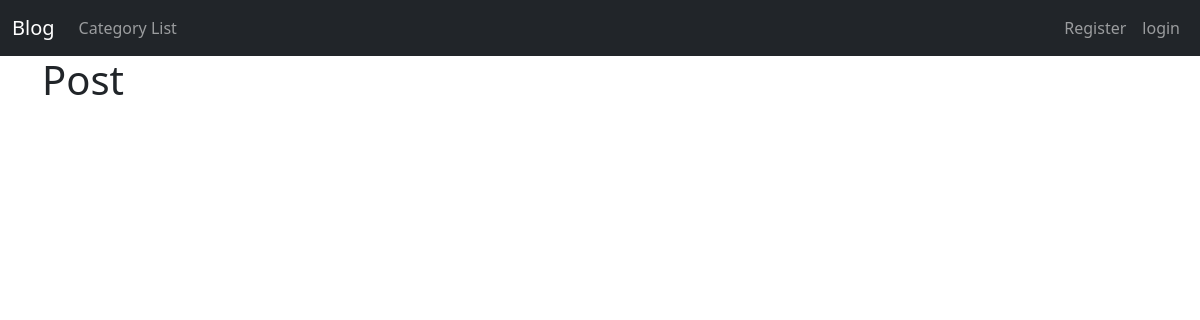
/, run on an earlier commit of the app's database.
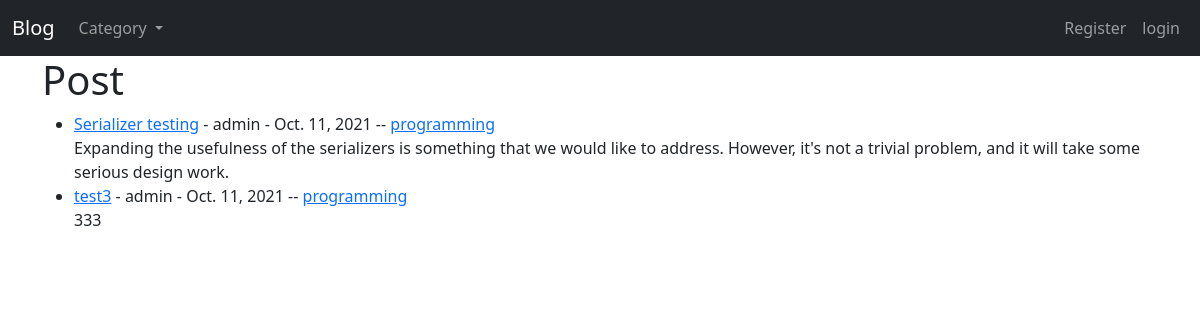
And on a later commit of the database.
### myblog/models.py (models this page shows, shortened)
class Post(models.Model):
    title = models.CharField(max_length=255)
    header_image = models.ImageField(null=True, blank=True, upload_to='images/')
    title_tag = models.CharField(max_length=255, default='blogpost')
    author = models.ForeignKey(User, on_delete=models.CASCADE)
    body = RichTextField(blank=True, null=True)
    post_date = models.DateField(auto_now_add=True)
    category = models.CharField(max_length=250, default='uncategorized')
    snippet = models.CharField(max_length=250)
    likes = models.ManyToManyField(User, related_name='blog_post')

### myblog/views.py (the view)
# urls.py: path('', HomeView.as_view(), name='home'),
class HomeView(ListView):
    model = Post
    template_name = 'myblog/home.html'
    ordering = ['-post_date']
    def get_context_data(self, *args, **kwargs):
        cat_menu = Category.objects.all()
        context = super(HomeView, self).get_context_data(*args, **kwargs)
        context['cat_menu'] = cat_menu
        return context

### myblog/models.py (called while the page is built)
    def __str__(self):
        return self.name

### myblog/templates/myblog/home.html (shortened to what this page needs)
{% extends 'myblog/base.html' %}
  {% block content%}
  <h1>Post</h1>
<ul>
{% for post in object_list %}
    <li> <a href="{% url 'detail' post.pk %}">{{post.title}}</a> - {{post.author}} - {{post.post_date}} --
        <a href="{% url 'category' post.category|slugify%}">{{post.category}}</a> <br>
        {{post.snippet}}
   </li>
{% endfor %}
    </ul>
  {% endblock content%}

### myblog/templates/myblog/base.html (shortened to what this page needs)
<!doctype html>
<html lang="en">
  <head>
    <link href="https://cdn.jsdelivr.net/npm/bootstrap@5.0.2/dist/css/bootstrap.min.css" rel="stylesheet">
  </head>
  <body>
<nav class="navbar navbar-expand-lg navbar-dark bg-dark">
  <div class="container-fluid">
    <a class="navbar-brand" href="{% url 'home'%}">Blog</a>
    <div class="collapse navbar-collapse" id="navbarSupportedContent">
      <ul class="navbar-nav me-auto">
        {% if cat_menu%}
      <li class="nav-item dropdown">
          <a class="nav-link dropdown-toggle" href="#" id="navbarDropdown" role="button" data-bs-toggle="dropdown" aria-expanded="false">
            Category
          </a>
        </li>
          {%else%}
           <li class="nav-item">
          <a class="nav-link" href="{% url 'category_list'%}">Category List</a>
        </li>
{% endif %}
      </ul>
<ul class="navbar-nav ml-auto ">
     {% if user.is_authenticated %}
     <li class="nav-item dropdown">
          <a class="nav-link dropdown-toggle" href="{% url 'profile' user.profile.pk %}"  role="button" data-bs-toggle="dropdown" aria-expanded="false">
           {{user.username}}
          </a>
          <ul class="dropdown-menu " aria-labelledby="navbarDropdown">
            <li><a class="dropdown-item" href="{% url 'edit_profile'%}">Edit User</a></li>
            <li><a class="dropdown-item" href="{% url 'edit_profile_page' user.profile.pk %}">Edit Profile Page</a></li>
            <li><a class="dropdown-item" href="{% url 'profile' user.profile.pk %}">Show Profile</a></li>
            <li><a class="dropdown-item" href="{% url 'logout'  %}">logout</a></li>
          </ul>
        </li>
       {%else%}
         <li class="nav-item">
          <a class="nav-link" href="{% url 'register'%}">Register</a>
        </li>
        <li class="nav-item">
          <a class="nav-link" href="{% url 'login'%}">login</a>
        </li>
{% endif %}
    </ul>
    </div>
  </div>
</nav>
<div class="container">
  {% block content%}
  {% endblock content%}
</div>
  </body>
</html>

What changed in the data, as far as the page shows it:
added Post: title "Serializer testing", author "admin", post_date "Oct. 11, 2021", category "programming", snippet "Expanding the usefulness of the serializers is something that we would like to address. However, it's not a trivial problem, and it will take some serious design work."
added Post: title "test3", author "admin", post_date "Oct. 11, 2021", category "programming", snippet "333"
Also different on the page:
text no longer shown: "Category List"
text now shown: "Category"
